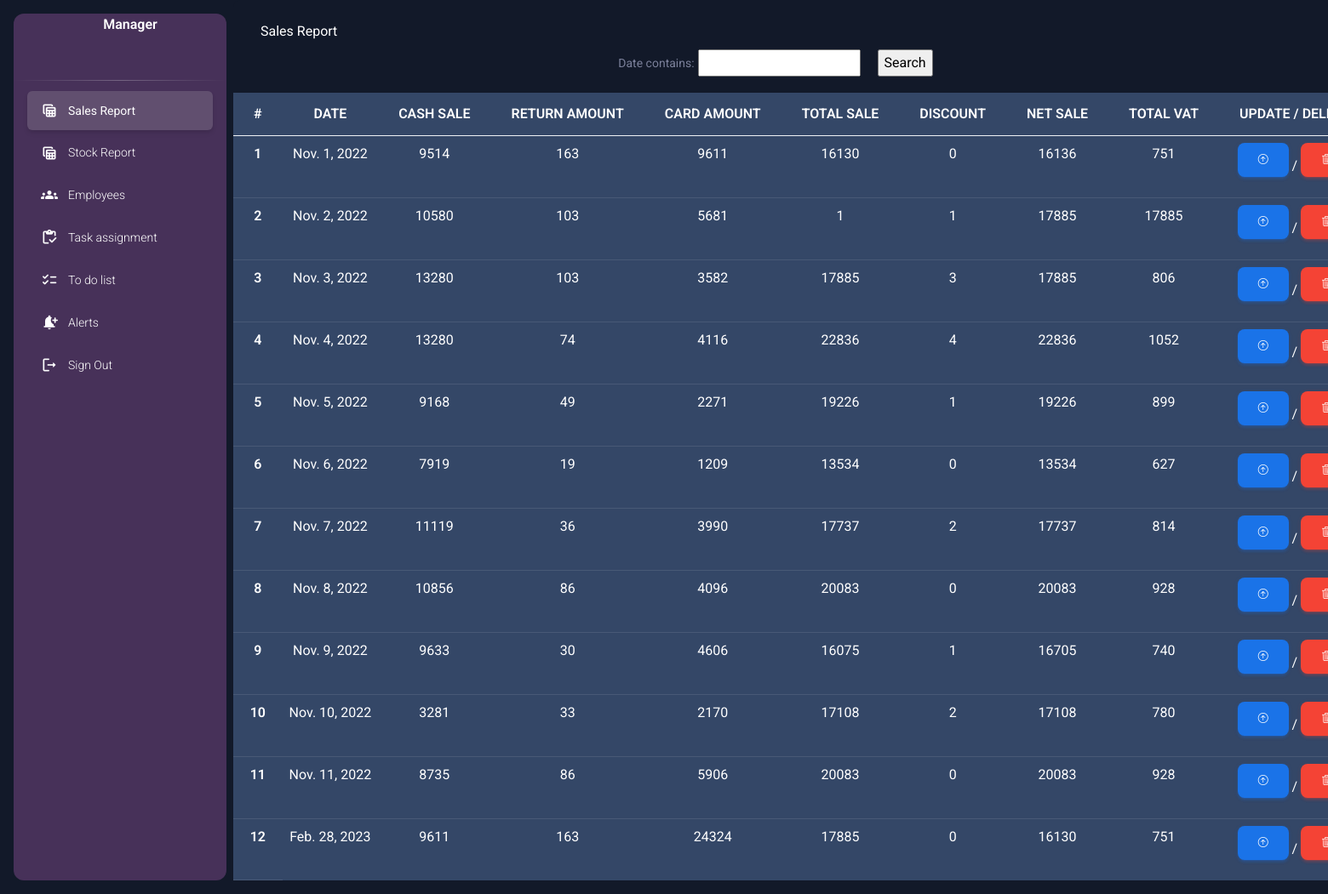
Screenshot of /mgrallsalesreports/ (signed in) with the database file from the repository.
### home/models.py (models this page shows)
class Salesreport(models.Model):
    user = models.ForeignKey(User, on_delete=models.CASCADE)
    Branch = models.CharField(max_length=200)
    date = models.DateField()
    cash_values = models.IntegerField()
    card_sales = models.IntegerField()
    return_amount = models.IntegerField()
    discount = models.IntegerField()
    total_sales = models.IntegerField()
    net_sales = models.IntegerField()
    total_VAT = models.IntegerField()
    FilterFields = ['Branch', 'date']

### home/views.py (the view)
# urls.py: path('mgrallsalesreports/', views.mgrallsalesreports,
def mgrallsalesreports(request):
    reports = Salesreport.objects.filter(user=request.user)
    myFilter = Salesreport_Filter(request.GET, queryset=reports)
    return render(request, 'mgrallsalesreports.html', locals())

### templates/mgrallsalesreports.html (shortened to what this page needs)
{% load static %}
<!DOCTYPE html>
<html lang="en">
<head>
 <link href="https://cdn.jsdelivr.net/npm/bootstrap@5.2.3/dist/css/bootstrap.min.css" rel="stylesheet">
 <link rel="stylesheet" href="https://cdn.jsdelivr.net/npm/bootstrap-icons@1.10.3/font/bootstrap-icons.css">
  <link href="./assets/css/nucleo-icons.css" rel="stylesheet" />
  <link href="./assets/css/nucleo-svg.css" rel="stylesheet" />
  <link rel="stylesheet" href="https://cdn.jsdelivr.net/npm/billboard.js/dist/billboard.min.css" />
  <link id="pagestyle" href="{% static '/css/material-dashboard.css' %}" rel="stylesheet" />
  <link rel="stylesheet" href="{% static '/css/mgrallreports.css' %}">
</head>
<body class="g-sidenav-show " style="background-color: #121929;">
  <aside class="sidenav navbar navbar-vertical navbar-expand-xs border-0 border-radius-xl my-3 fixed-start ms-3 "
  style="background-color:#473159 " id="sidenav-main ">
  <div class="sidenav-header">
    <span class="ms-4 font-weight-bold text-white">Manager</span>
  </div>
  <hr class="horizontal light mt-0 mb-2">
  <div class="collapse navbar-collapse  w-auto " id="sidenav-collapse-main">
    <ul class="navbar-nav">
      <li class="nav-item">
        <a class="nav-link text-white active" href="{% url 'Sales_Report_form' %}">
          <div class="text-white text-center me-2 d-flex align-items-center justify-content-center">
            <i class="material-icons opacity-10">table_view</i>
          </div>
          <span class="nav-link-text ms-1 ">Sales Report</span>
        </a>
      </li>
      <li class="nav-item">
        <a class="nav-link text-white " href="{% url 'stock_report_form' %}">
          <div class="text-white text-center me-2 d-flex align-items-center justify-content-center">
            <i class="material-icons opacity-10">table_view</i>
          </div>
          <span class="nav-link-text ms-1">Stock Report</span>
        </a>
      </li>
      <li class="nav-item">
        <a class="nav-link text-white " href="{% url 'mgremployeedetails' %}">
          <div class="text-white text-center me-2 d-flex align-items-center justify-content-center">
            <i class="material-icons opacity-10">groups</i>
          </div>
          <span class="nav-link-text ms-1">Employees</span>
        </a>
      </li>
      <li class="nav-item">
        <a class="nav-link text-white " href="{% url 'taskassignment' %}">
          <div class="text-white text-center me-2 d-flex align-items-center justify-content-center">
            <i class="material-icons opacity-10">inventory</i>
          </div>
          <span class="nav-link-text ms-1">Task assignment</span>
        </a>
      </li>
      <li class="nav-item">
        <a class="nav-link text-white " href="{% url 'todolist' %}">
          <div class="text-white text-center me-2 d-flex align-items-center justify-content-center">
            <i class="material-icons opacity-10">checklist</i>
          </div>
          <span class="nav-link-text ms-1">To do list</span>
        </a>
      </li>
      <li class="nav-item">
        <a class="nav-link text-white " href="{% url 'alerts' %}">
          <div class="text-white text-center me-2 d-flex align-items-center justify-content-center">
            <i class="material-icons opacity-10">notification_add</i>
          </div>
          <span class="nav-link-text ms-1">Alerts</span>
        </a>
      </li>
      <li class="nav-item">
        <a class="nav-link text-white " href="{% url 'index' %}">
          <div class="text-white text-center me-2 d-flex align-items-center justify-content-center">
            <i class="material-icons opacity-10">logout</i>
          </div>
          <span class="nav-link-text ms-1">Sign Out</span>
        </a>
      </li>
    </ul>
  </aside>
  <main class="main-content border-radius-lg " style="background-color:#121929;">
    <nav class="navbar navbar-main navbar-expand-lg px-0 mx-4 shadow-none border-radius-xl" id="navbarBlur"
      data-scroll="true">
      <div class="container-fluid py-1 px-3 ">
    </nav>
            <h6 class="text-white fw-normal text-start ms-3 text-capitalize ps-3">Sales Report</h6>
                   <form action="" method="get">
                     {{myFilter.form}}
                   <input  class="mx-3" type="submit" value="Search" name="">
                   </form>
              <table class="table my-3 table-dark">
                 <thead>
                  <tr>
                    <th scope="col">#</th>
                    <th scope="col">DATE</th>
                    <th scope="col">CASH SALE</th>
                    <th scope="col">RETURN AMOUNT</th>
                    <th scope="col">CARD AMOUNT</th>
                    <th scope="col">TOTAL SALE</th>
                    <th scope="col">DISCOUNT</th>
                    <th scope="col">NET SALE</th>
                    <th scope="col">TOTAL VAT</th>
                    <th scope="col">UPDATE / DELETE</th>
                  </tr>
                 </thead>
                  <tbody>
                    {% for item in myFilter.qs %}
                     <tr>
                      <th scope="row">{{ forloop.counter }}</th>
                      <td>{{ item.date }}</td>
                      <td>{{ item.cash_values }}</td>
                      <td>{{ item.return_amount }}</td>
                      <td>{{ item.card_sales }}</td>
                      <td>{{ item.total_sales }}</td>
                      <td>{{ item.discount }}</td>
                      <td>{{ item.net_sales }}</td>
                      <td>{{ item.total_VAT }}</td>
                      <td><a href="{% url 'updatesalesreport' pk=item.id %}" class=" btn btn-info" type="button"><i class="bi bi-arrow-up-circle"></i></a> / <a href="{% url 'deletesalesreport' pk=item.id %}" class=" btn btn-danger" type="button"><i class="bi bi-trash3"></i></a></td>
                     </tr>
                    {% endfor %}
                    </tbody>
               </table>
</body>
</html>

### static/css/mgrallreports.css (style rules this page uses)
body { background: #473159; }
::placeholder { color:rgb(189, 187, 187); font-size: small; }

### templates/mgrallsalesreports.html (style rules this page uses)
body { text-align: center; }

### rows the page displays
Salesreport: date "Nov. 1, 2022", cash_values "9514", return_amount "163", card_sales "9611", total_sales "16130", discount "0", net_sales "16136", total_VAT "751"
Salesreport: date "Nov. 2, 2022", cash_values "10580", return_amount "103", card_sales "5681", total_sales "1", discount "1", net_sales "17885", total_VAT "17885"
Salesreport: date "Nov. 3, 2022", cash_values "13280", return_amount "103", card_sales "3582", total_sales "17885", discount "3", net_sales "17885", total_VAT "806"
Salesreport: date "Nov. 4, 2022", cash_values "13280", return_amount "74", card_sales "4116", total_sales "22836", discount "4", net_sales "22836", total_VAT "1052"
Salesreport: date "Nov. 5, 2022", cash_values "9168", return_amount "49", card_sales "2271", total_sales "19226", discount "1", net_sales "19226", total_VAT "899"
Salesreport: date "Nov. 6, 2022", cash_values "7919", return_amount "19", card_sales "1209", total_sales "13534", discount "0", net_sales "13534", total_VAT "627"
Salesreport: date "Nov. 7, 2022", cash_values "11119", return_amount "36", card_sales "3990", total_sales "17737", discount "2", net_sales "17737", total_VAT "814"
Salesreport: date "Nov. 8, 2022", cash_values "10856", return_amount "86", card_sales "4096", total_sales "20083", discount "0", net_sales "20083", total_VAT "928"
Salesreport: date "Nov. 9, 2022", cash_values "9633", return_amount "30", card_sales "4606", total_sales "16075", discount "1", net_sales "16705", total_VAT "740"
Salesreport: date "Nov. 10, 2022", cash_values "3281", return_amount "33", card_sales "2170", total_sales "17108", discount "2", net_sales "17108", total_VAT "780"
Salesreport: date "Nov. 11, 2022", cash_values "8735", return_amount "86", card_sales "5906", total_sales "20083", discount "0", net_sales "20083", total_VAT "928"
Salesreport: date "Feb. 28, 2023", cash_values "9611", return_amount "163", card_sales "24324", total_sales "17885", discount "0", net_sales "16130", total_VAT "751"
